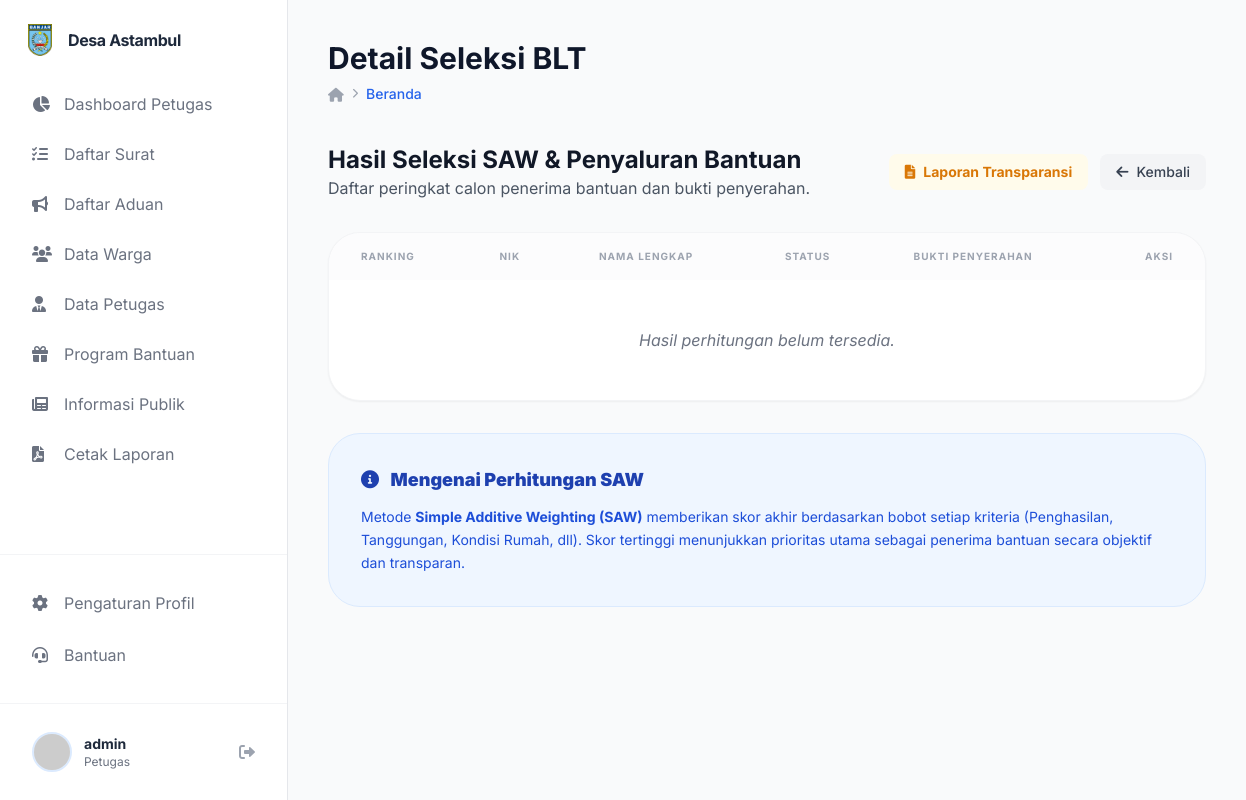
Before: /public/blt/detail/4 (signed in) with the older database file.
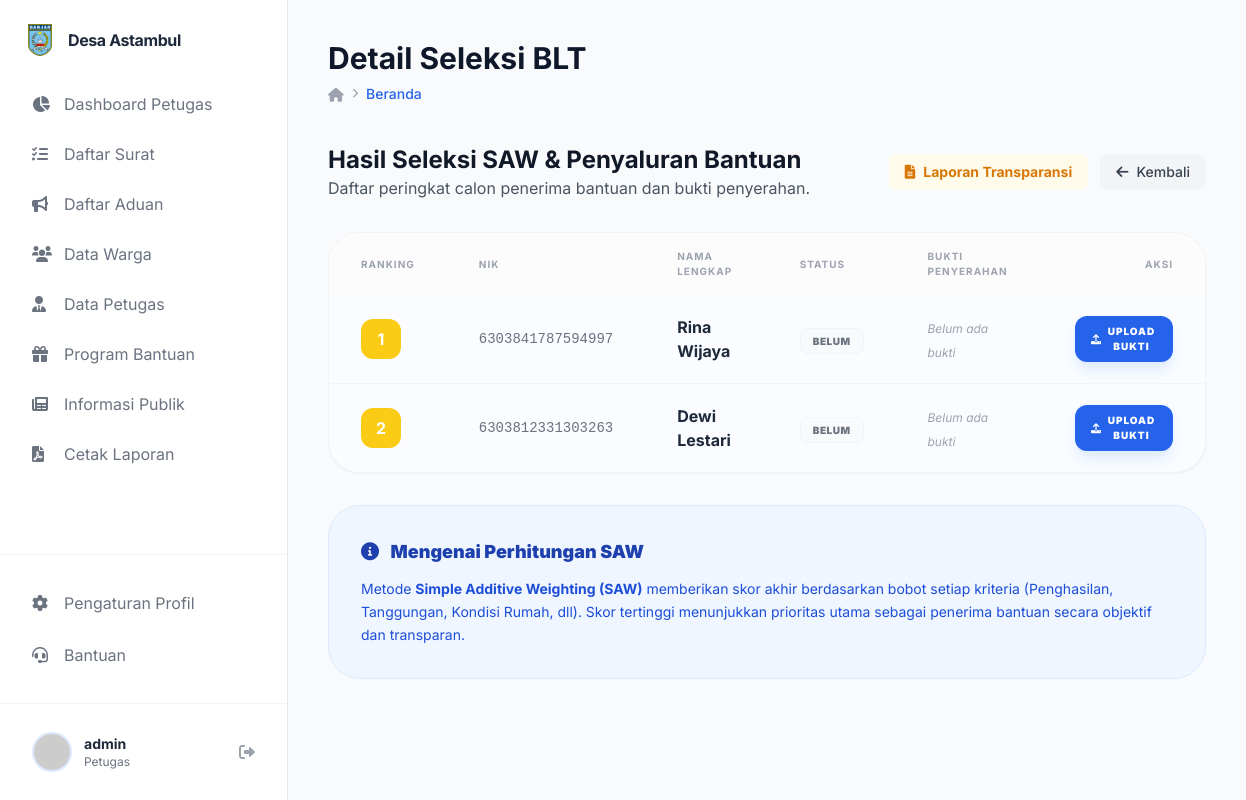
After: the same page with the newer database file.
### tables this page shows
CREATE TABLE `hasil_saw_blt` (
  `id` int NOT NULL,
  `id_program` int NOT NULL,
  `id_calon` int NOT NULL,
  `nilai_total` decimal(10,5) NOT NULL,
  `ranking` int NOT NULL,
  `created_at` datetime DEFAULT CURRENT_TIMESTAMP
);

CREATE TABLE `warga` (
  `id_warga` int NOT NULL,
  `nik` varchar(16) DEFAULT NULL,
  `nama_lengkap` varchar(100) DEFAULT NULL,
  `tempat_lahir` varchar(50) DEFAULT NULL,
  `tanggal_lahir` date DEFAULT NULL,
  `jenis_kelamin` enum('L','P') DEFAULT NULL COMMENT 'L = Laki-laki, P = Perempuan',
  `alamat` text,
  `rt_rw` varchar(10) DEFAULT NULL,
  `pekerjaan` varchar(50) DEFAULT NULL,
  `penghasilan` decimal(12,2) DEFAULT NULL,
  `jumlah_tanggungan` int DEFAULT NULL,
  `kondisi_rumah` enum('layak','kurang_layak','tidak_layak') DEFAULT NULL,
  `status_kawin` enum('kawin','belum_kawin','cerai') DEFAULT NULL,
  `created_at` datetime DEFAULT NULL,
  `updated_at` datetime DEFAULT NULL
);

### app/core/Controller.php (called while the page is built, shortened)
<?php
class Controller {
    public function view($view, $data = []) {
        require_once '../app/views/' . $view . '.php';
    }
    public function model($model) {
        return new $model;
    }
}

### app/controllers/Blt.php (called while the page is built, shortened)
<?php
class Blt extends Controller {
    public function detail($id_program) {
        $bltModel = $this->model('BltModel');
        $data['judul'] = 'Detail Seleksi BLT';
        $data['id_program'] = $id_program;
        $data['hasil'] = $bltModel->getHasilSAW($id_program);
        $this->view('blt/detail', $data);
    }
}

### app/core/App.php (called while the page is built, shortened)
<?php
class App {
    protected $method = 'index';
    protected $params = [];
    public function __construct() {
        $url = $this->parseURL();
        if ($url && file_exists('../app/controllers/' . $url[0] . '.php')) {
            unset($url[0]);
        }
        $this->controller = new $this->controller;
        if (isset($url[1])) {
            if (method_exists($this->controller, $url[1])) {
                $this->method = $url[1];
                unset($url[1]);
            }
        }
        if (!empty($url)) {
            $this->params = array_values($url);
        }
        call_user_func_array([$this->controller, $this->method], $this->params);
    }
    public function parseURL() {
        if (isset($_GET['url'])) {
            $url = rtrim($_GET['url'], '/');
            $url = filter_var($url, FILTER_SANITIZE_URL);
            $url = explode('/', $url);
            return $url;
        }
    }
}

### public/index.php (called while the page is built, shortened)
<?php
$app = new App;

### app/core/Database.php (called while the page is built, shortened)
<?php
class Database {
    private $host = DB_HOST;
    private $user = DB_USER;
    private $pass = DB_PASS;
    private $dbname = DB_NAME;
    private $dbh;
    private $stmt;
    public function __construct() {
        $dsn = 'mysql:host=' . $this->host . ';dbname=' . $this->dbname;
        $options = [
            PDO::ATTR_PERSISTENT => true,
            PDO::ATTR_ERRMODE => PDO::ERRMODE_EXCEPTION
        ];
        try {
            $this->dbh = new PDO($dsn, $this->user, $this->pass, $options);
        } catch (PDOException $e) {
            die($e->getMessage());
        }
    }
    public function query($sql) {
        $this->stmt = $this->dbh->prepare($sql);
    }
    public function bind($param, $value, $type = null) {
        if (is_null($type)) {
            switch (true) {
                default:
                    $type = PDO::PARAM_STR;
            }
        }
        $this->stmt->bindValue($param, $value, $type);
    }
    public function execute() {
        return $this->stmt->execute();
    }
    public function resultSet() {
        $this->execute();
        return $this->stmt->fetchAll(PDO::FETCH_ASSOC);
    }
}

### app/models/BltModel.php (called while the page is built, shortened)
<?php
class BltModel {
    private $db;
    public function __construct() {
        $this->db = new Database;
    }
    public function getHasilSAW($id_program) {
        $this->db->query('SELECT h.*, c.status, w.nama_lengkap, w.nik, pb.bukti_penyerahan, pb.status_penyaluran
                          FROM hasil_saw_blt h
                          JOIN calon_penerima c ON h.id_calon = c.id_calon
                          JOIN warga w ON c.id_warga = w.id_warga
                          LEFT JOIN penetapan_bantuan pb ON pb.id_program = h.id_program AND pb.id_calon = h.id_calon
                          WHERE h.id_program = :id_program
                          ORDER BY h.ranking ASC');
        $this->db->bind('id_program', $id_program);
        return $this->db->resultSet();
    }
}

### app/views/blt/detail.php (the view, shortened to what the changed rows need)
<div class="mb-8 flex flex-wrap justify-between items-center gap-4">
    <div>
        <h2 class="text-2xl font-bold text-gray-900">Hasil Seleksi SAW & Penyaluran Bantuan</h2>
    </div>
</div>
<div class="bg-white rounded-[32px] shadow-sm border border-gray-100 overflow-hidden mb-8">
    <div class="overflow-x-auto">
        <table class="w-full text-left border-collapse">
            <thead class="bg-gray-50/50">
                <tr>
                    <th class="px-8 py-4 text-[10px] font-bold text-gray-400 uppercase tracking-widest">Ranking</th>
                    <th class="px-8 py-4 text-[10px] font-bold text-gray-400 uppercase tracking-widest">NIK</th>
                    <th class="px-8 py-4 text-[10px] font-bold text-gray-400 uppercase tracking-widest">Nama Lengkap</th>
                    <th class="px-8 py-4 text-[10px] font-bold text-gray-400 uppercase tracking-widest">Status</th>
                    <th class="px-8 py-4 text-[10px] font-bold text-gray-400 uppercase tracking-widest">Bukti Penyerahan</th>
                    <th class="px-8 py-4 text-[10px] font-bold text-gray-400 uppercase tracking-widest text-right">Aksi</th>
                </tr>
            </thead>
            <tbody class="divide-y divide-gray-100">
                <?php if(empty($data['hasil'])): ?>
                    <tr>
                        <td colspan="6" class="px-8 py-12 text-center text-gray-500 italic">Hasil perhitungan belum tersedia.</td>
                    </tr>
                <?php else: ?>
                    <?php foreach($data['hasil'] as $h): ?>
                        <tr class="<?= $h['ranking'] <= 5 ? 'bg-blue-50/30' : ''; ?>">
                            <td class="px-8 py-5">
                                <span class="flex items-center justify-center w-10 h-10 rounded-xl <?= $h['ranking'] <= 3 ? 'bg-yellow-400 text-white font-bold' : 'bg-gray-100 text-gray-600'; ?>">
                                    <?= $h['ranking']; ?>
                                </span>
                            </td>
                            <td class="px-8 py-5 text-sm text-gray-500 font-mono"><?= $h['nik']; ?></td>
                            <td class="px-8 py-5 font-bold text-slate-800"><?= $h['nama_lengkap']; ?></td>
                            <td class="px-8 py-5">
                                <span class="px-3 py-1.5 text-[10px] font-black rounded-lg border uppercase tracking-wider
                                    <?= $h['status_penyaluran'] == 'disalurkan' ? 'bg-green-50 text-green-600 border-green-100' :
                                       ($h['status_penyaluran'] == 'diterima' ? 'bg-blue-50 text-blue-600 border-blue-100' :
                                       'bg-gray-50 text-gray-500 border-gray-100'); ?>">
                                    <?= $h['status_penyaluran'] ?? 'belum'; ?>
                                </span>
                            </td>
                            <td class="px-8 py-5">
                                <?php if($h['bukti_penyerahan']): ?>
                                    <a href="<?= BASEURL; ?>/assets/uploads/<?= $h['bukti_penyerahan']; ?>" target="_blank"
                                       class="text-xs font-bold text-blue-600 hover:text-blue-800 flex items-center gap-1">
                                        <i class="fas fa-file-image"></i> Lihat Bukti
                                    </a>
                                <?php else: ?>
                                    <span class="text-xs text-gray-400 italic">Belum ada bukti</span>
                                <?php endif; ?>
                            </td>
                            <td class="px-8 py-5 text-right">
                                <?php if($_SESSION['user']['level'] == 'petugas'): ?>
                                    <button onclick='openBuktiModal(<?= json_encode($h); ?>)'
                                            class="px-4 py-2 bg-blue-600 text-white rounded-xl font-black text-[10px] uppercase tracking-widest hover:bg-blue-700 transition shadow-lg shadow-blue-100 flex items-center gap-1">
                                        <i class="fas fa-upload"></i> Upload Bukti
                                    </button>
                                <?php endif; ?>
                            </td>
                        </tr>
                    <?php endforeach; ?>
                <?php endif; ?>
            </tbody>
        </table>
    </div>
</div>

Changed rows visible on the page:
added hasil_saw_blt: ranking "1", warga.nik "6303841787594997", warga.nama_lengkap "Rina Wijaya", status_penyaluran "BELUM"
added hasil_saw_blt: ranking "2", warga.nik "6303812331303263", warga.nama_lengkap "Dewi Lestari", status_penyaluran "BELUM"
Other visible differences:
text no longer shown: "Hasil perhitungan belum tersedia."
